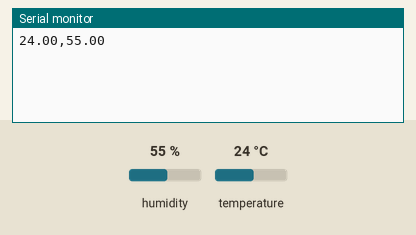
Simulated run of this sketch. Board: Arduino Mega 2560, built with avr-gcc and run on an emulated ATmega2560. Parts: the last lines printed to the serial monitor. Inputs (shaded band) come from the test bench; at power-on: humidity 55 %, temperature 24 °C.

Above: at 1.5 s.
1.6 s: humidity set to 22 %
3.1 s: temperature set to 12 °C
At 4.3 s:
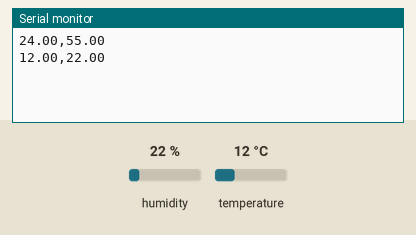
4.6 s: humidity set to 40 %
At 7.1 s:
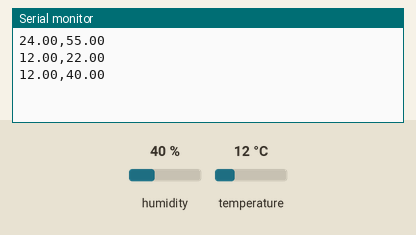
Timing chart, 0 to 8.6 s (numbered marks = the images above; inputs shaded):
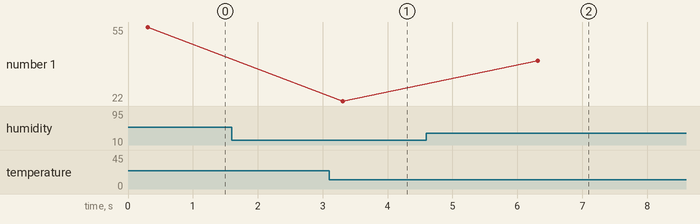

Measured:
- after the input at 3.1 s, the serial monitor: prints a new line after 0.21 s (image 1)
- after the input at 4.6 s, the serial monitor: prints a new line after 1.7 s (image 2)
- plotted number 1: 22 → 40 after the input at 4.6 s

The sketch:

56.ino
```cpp
#include <DHT.h>
#define DHTPIN 2
#define DHTTYPE DHT22
DHT dht(DHTPIN, DHTTYPE);
String readString;

void setup() {
  Serial.begin(9600);
  Serial3.begin(9600);
  dht.begin();
  delay(300);
}

void loop() {
  float humidity = dht.readHumidity();
  float temperature = dht.readTemperature();
  readString = "";
  while (Serial3.available()) {
    delay(3);
    char c = Serial3.read();
    readString += c;
  }
  String data = String(temperature) + "," + String(humidity);
  Serial.println(data);
  Serial3.println(data);
  delay(3000);
}
```
